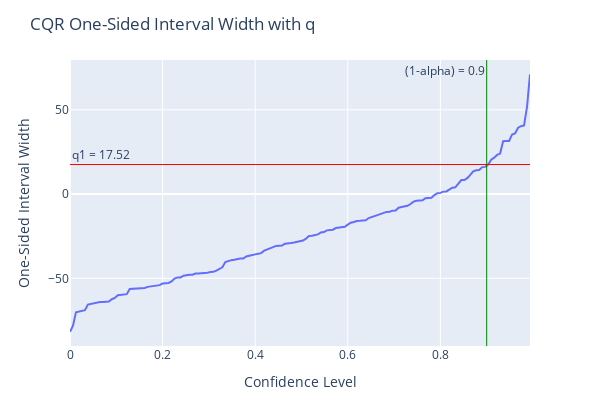
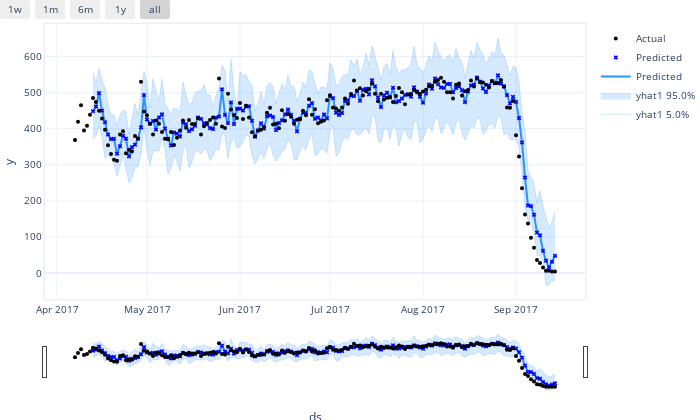

Notebook code for these charts, in order:
### Code cell
cqr_forecast = cqr_model.conformal_predict(
    resort_test,
    calibration_df=resort_cal,
    alpha=1 - confidence_lv,
    method="cqr",
    plotting_backend="plotly-static",
    show_all_PI=True,
)

cqr_model.highlight_nth_step_ahead_of_each_forecast(1).plot(cqr_forecast)

### Figure 1 — Plotly figure (JSON) as saved in the notebook; plotly's stock layout.template omitted (floating-point values rounded to 4 significant figures; data arrays with more than 128 entries replaced by an {"elided": "..."} marker saying what was removed)
{"data": [{"hovertemplate": "Confidence Level=%{x}<br>One-Sided Interval Width=%{y}<extra></extra>", "legendgroup": "", "line": {"color": "#636efa", "dash": "solid"}, "marker": {"symbol": "circle"}, "mode": "lines", "name": "", "orientation": "v", "showlegend": false, "type": "scatter", "x": {"elided": "155 float values"}, "xaxis": "x", "y": {"elided": "155 float values"}, "yaxis": "y"}], "layout": {"annotations": [{"showarrow": false, "text": "(1-alpha) = 0.9", "x": 0.9, "xanchor": "right", "xref": "x", "y": 1, "yanchor": "top", "yref": "y domain"}, {"showarrow": false, "text": "q1 = 17.52", "x": 0, "xanchor": "left", "xref": "x domain", "y": 17.52, "yanchor": "bottom", "yref": "y"}], "height": 400, "legend": {"tracegroupgap": 0}, "margin": {"b": 50, "l": 70, "r": 70, "t": 60}, "shapes": [{"line": {"color": "green", "width": 1}, "type": "line", "x0": 0.9, "x1": 0.9, "xref": "x", "y0": 0, "y1": 1, "yref": "y domain"}, {"line": {"color": "red", "width": 1}, "type": "line", "x0": 0, "x1": 1, "xref": "x domain", "y0": 17.52, "y1": 17.52, "yref": "y"}], "title": {"text": "CQR One-Sided Interval Width with q"}, "width": 600, "xaxis": {"anchor": "y", "domain": [0, 1], "title": {"text": "Confidence Level"}}, "yaxis": {"anchor": "x", "domain": [0, 1], "title": {"text": "One-Sided Interval Width"}}}}

### Figure 2 — Plotly figure (JSON) as saved in the notebook; plotly's stock layout.template omitted (floating-point values rounded to 4 significant figures; data arrays with more than 128 entries replaced by an {"elided": "..."} marker saying what was removed)
{"data": [{"fillcolor": "rgba(45, 146, 255, 0.2)", "line": {"color": "rgba(45, 146, 255, 0.2)", "width": 1}, "mode": "lines", "name": "yhat1 5.0%", "type": "scatter", "x": {"elided": "161 str values"}, "y": {"elided": "161 float values"}}, {"fill": "tonexty", "fillcolor": "rgba(45, 146, 255, 0.2)", "line": {"color": "rgba(45, 146, 255, 0.2)", "width": 1}, "mode": "lines", "name": "yhat1 95.0%", "type": "scatter", "x": {"elided": "161 str values"}, "y": {"elided": "161 float values"}}, {"line": {"color": "#2d92ff", "width": 2}, "mode": "lines", "name": "Predicted", "type": "scatter", "x": {"elided": "161 str values"}, "y": {"elided": "161 float values"}}, {"marker": {"color": "blue", "size": 4, "symbol": "x"}, "mode": "markers", "name": "Predicted", "type": "scatter", "x": {"elided": "161 str values"}, "y": {"elided": "161 float values"}}, {"marker": {"color": "black", "size": 4}, "mode": "markers", "name": "Actual", "type": "scatter", "x": {"elided": "161 str values"}, "y": {"elided": "161 int values"}}], "layout": {"autosize": true, "font": {"size": 10}, "height": 420, "hovermode": "x unified", "margin": {"b": 0, "l": 0, "pad": 0, "r": 10, "t": 10}, "showlegend": true, "title": {"font": {"size": 12}}, "width": 700, "xaxis": {"linewidth": 1.5, "mirror": true, "rangeselector": {"buttons": [{"count": 7, "label": "1w", "step": "day", "stepmode": "backward"}, {"count": 1, "label": "1m", "step": "month", "stepmode": "backward"}, {"count": 6, "label": "6m", "step": "month", "stepmode": "backward"}, {"count": 1, "label": "1y", "step": "year", "stepmode": "backward"}, {"step": "all"}]}, "rangeslider": {"visible": true}, "showline": true, "title": {"text": "ds"}, "type": "date"}, "yaxis": {"linewidth": 1.5, "mirror": true, "showline": true, "title": {"text": "y"}}}}
